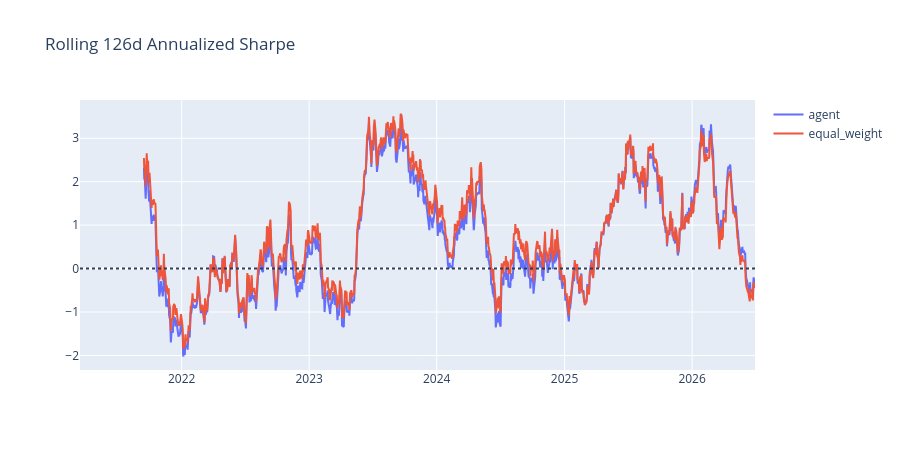

Here is the notebook cell this chart was saved with:
### Markdown cell above
## 4. Rolling 6-Month Sharpe (is performance consistent or one lucky streak?)

### Code cell
WINDOW = 126  # ~6 trading months
fig = go.Figure()
for s in ['agent', 'equal_weight']:
    r = np.log(results[f'value_{s}'] / results[f'value_{s}'].shift(1))
    roll_sharpe = r.rolling(WINDOW).mean() / r.rolling(WINDOW).std() * np.sqrt(252)
    fig.add_trace(go.Scatter(x=results['date'], y=roll_sharpe, name=s))
fig.add_hline(y=0, line_dash='dot')
fig.update_layout(title=f'Rolling {WINDOW}d Annualized Sharpe', height=450)
fig.show()

### Figure 1 — Plotly figure (JSON) as saved in the notebook; plotly's stock layout.template omitted (floating-point values rounded to 4 significant figures; data arrays with more than 128 entries replaced by an {"elided": "..."} marker saying what was removed)
{"data": [{"name": "agent", "type": "scatter", "x": {"elided": "1319 str values"}, "y": {"elided": "1319 float values"}}, {"name": "equal_weight", "type": "scatter", "x": {"elided": "1319 str values"}, "y": {"elided": "1319 float values"}}], "layout": {"height": 450, "shapes": [{"line": {"dash": "dot"}, "type": "line", "x0": 0, "x1": 1, "xref": "x domain", "y0": 0, "y1": 0, "yref": "y"}], "title": {"text": "Rolling 126d Annualized Sharpe"}}}
